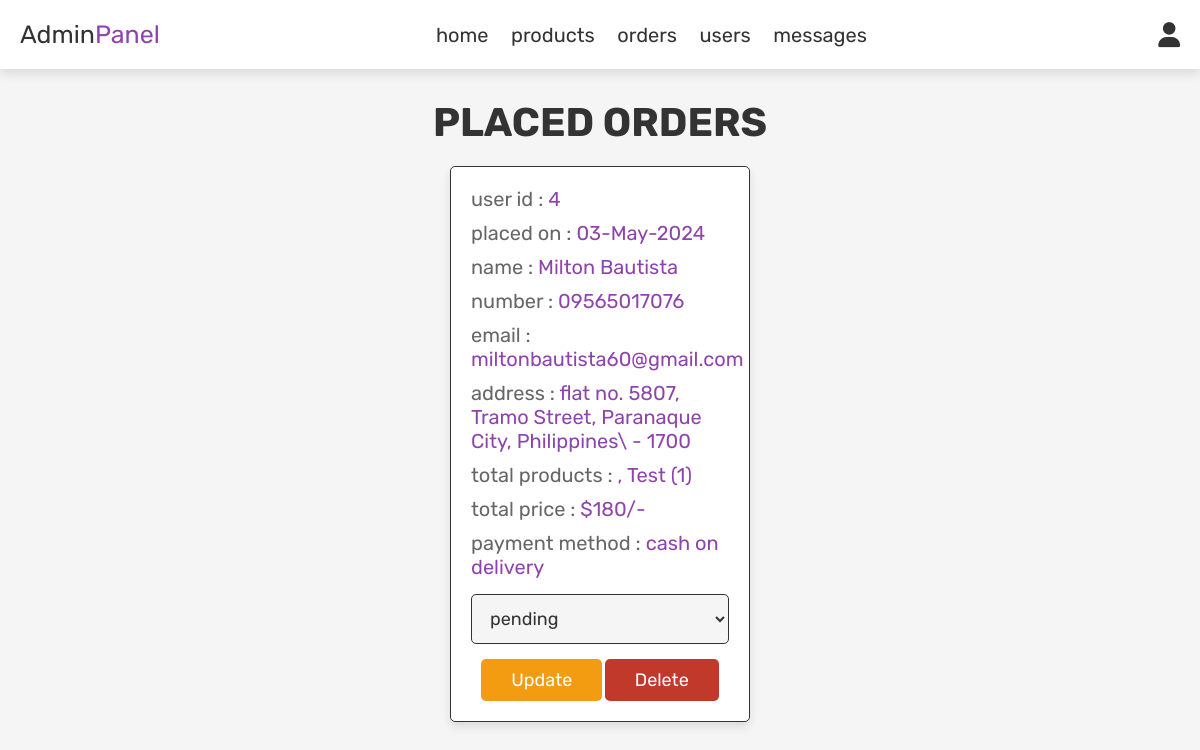
Before: /admin_orders.php (signed in) with the older database file.
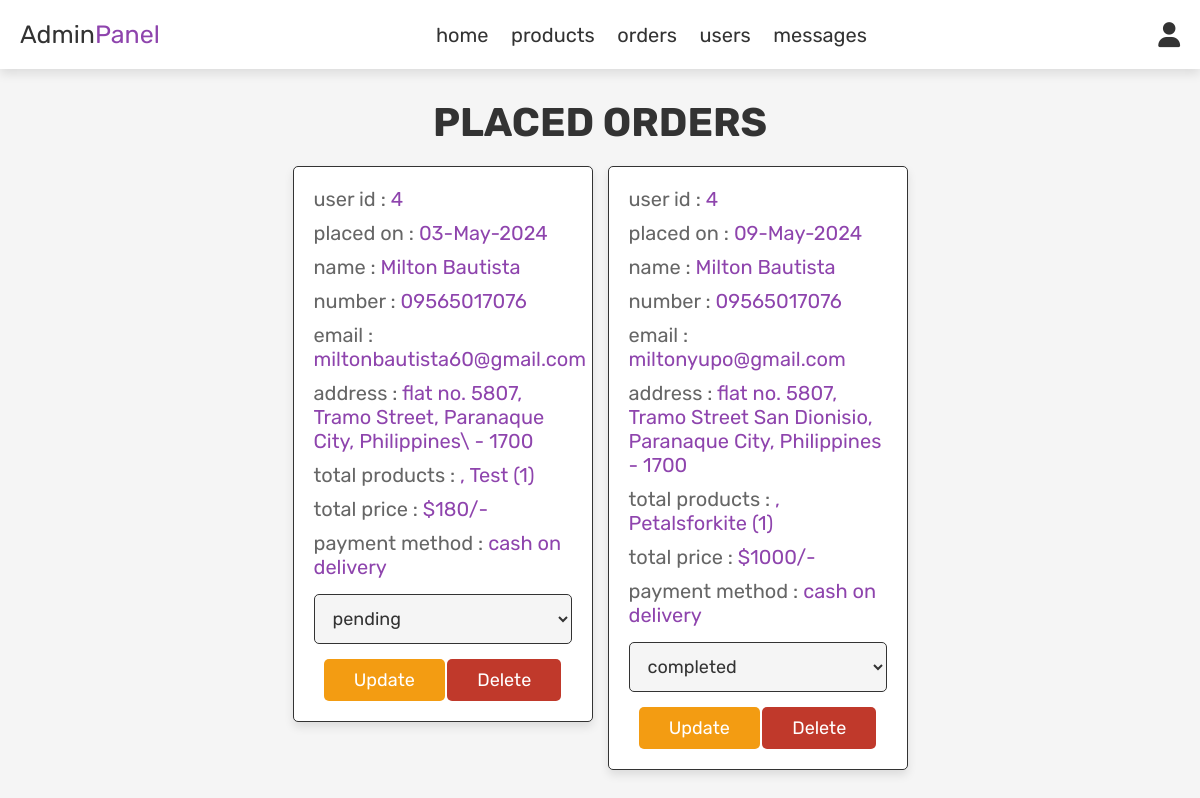
After: the same page with the newer database file.
### tables this page shows
CREATE TABLE `orders` (
  `id` int(100) NOT NULL,
  `user_id` int(100) NOT NULL,
  `name` varchar(100) NOT NULL,
  `buyer_name` varchar(100) DEFAULT NULL,
  `number` varchar(12) NOT NULL,
  `email` varchar(100) NOT NULL,
  `method` varchar(50) NOT NULL,
  `address` varchar(500) NOT NULL,
  `total_products` varchar(1000) NOT NULL,
  `total_price` int(100) NOT NULL,
  `placed_on` varchar(50) NOT NULL,
  `payment_status` varchar(20) NOT NULL DEFAULT 'pending',
  `buyer_id` int(11) DEFAULT NULL
);

### admin_orders.php (the view, shortened to what this page needs)
<?php
include 'config.php';
?>
<!DOCTYPE html>
<html lang="en">
<head>
   <link rel="stylesheet" href="https://cdnjs.cloudflare.com/ajax/libs/font-awesome/6.0.0/css/all.min.css">
   <link rel="stylesheet" href="css/admin-section/admin_style.css">
</head>
<body>
<?php include 'admin_header.php'; ?>
<section class="orders">
   <h1 class="title">placed orders</h1>
   <div class="box-container">
      <?php
      $select_orders = mysqli_query($conn, "SELECT * FROM `orders`") or die('query failed');
      if(mysqli_num_rows($select_orders) > 0){
         while($fetch_orders = mysqli_fetch_assoc($select_orders)){
      ?>
      <div class="box">
         <p> user id : <span><?php echo $fetch_orders['user_id']; ?></span> </p>
         <p> placed on : <span><?php echo $fetch_orders['placed_on']; ?></span> </p>
         <p> name : <span><?php echo $fetch_orders['name']; ?></span> </p>
         <p> number : <span><?php echo $fetch_orders['number']; ?></span> </p>
         <p> email : <span><?php echo $fetch_orders['email']; ?></span> </p>
         <p> address : <span><?php echo $fetch_orders['address']; ?></span> </p>
         <p> total products : <span><?php echo $fetch_orders['total_products']; ?></span> </p>
         <p> total price : <span>$<?php echo $fetch_orders['total_price']; ?>/-</span> </p>
         <p> payment method : <span><?php echo $fetch_orders['method']; ?></span> </p>
         <form action="" method="post">
            <select name="update_payment">
               <option value="" selected disabled><?php echo $fetch_orders['payment_status']; ?></option>
            </select>
            <input type="submit" value="update" name="update_order" class="option-btn">
            <a href="admin_orders.php?delete=<?php echo $fetch_orders['id']; ?>" onclick="return confirm('delete this order?');" class="delete-btn">delete</a>
         </form>
      </div>
      <?php
         }
      }else{
         echo '<p class="empty">no orders placed yet!</p>';
      }
      ?>
   </div>
</section>
</body>
</html>

Changed rows visible on the page:
added orders: user "4", placed_on "09-May-2024", name "Milton Bautista", number "09565017076", email "miltonyupo@gmail.com", address "flat no. 5807, Tramo Street San Dionisio, Paranaque City, Philippines - 1700", total_products ", Petalsforkite (1)", total_price "1000", method "cash on delivery", update_payment "completed"
